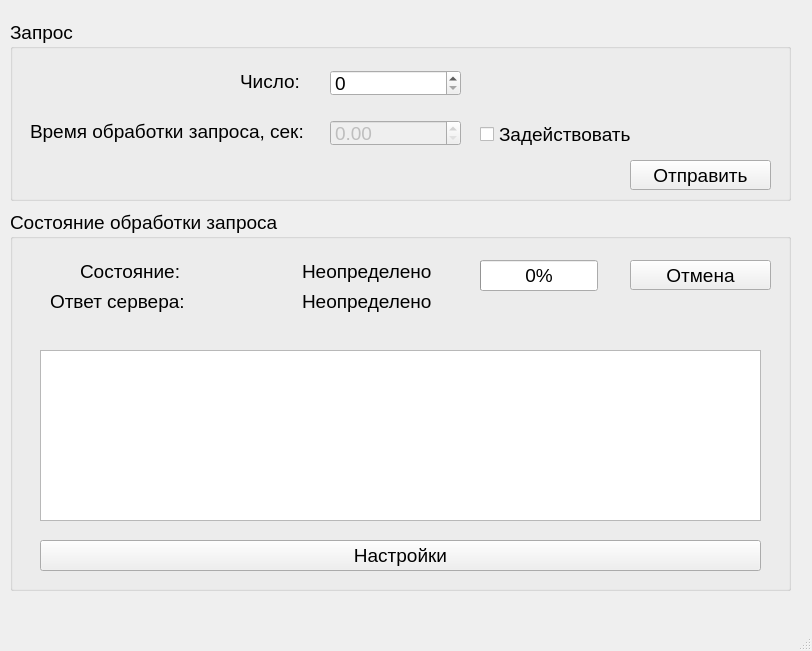
<?xml version="1.0" encoding="UTF-8"?>
<ui version="4.0">
 <class>MainWindow</class>
 <widget class="QMainWindow" name="MainWindow">
  <property name="geometry">
   <rect>
    <x>0</x>
    <y>0</y>
    <width>812</width>
    <height>651</height>
   </rect>
  </property>
  <property name="windowTitle">
   <string>Клиент</string>
  </property>
  <widget class="QWidget" name="centralwidget">
   <widget class="QGroupBox" name="requestGroupBox">
    <property name="geometry">
     <rect>
      <x>10</x>
      <y>20</y>
      <width>781</width>
      <height>181</height>
     </rect>
    </property>
    <property name="font">
     <font>
      <pointsize>14</pointsize>
     </font>
    </property>
    <property name="autoFillBackground">
     <bool>true</bool>
    </property>
    <property name="title">
     <string>Запрос</string>
    </property>
    <widget class="QSpinBox" name="requestSpinBox">
     <property name="geometry">
      <rect>
       <x>320</x>
       <y>50</y>
       <width>131</width>
       <height>26</height>
      </rect>
     </property>
     <property name="font">
      <font>
       <pointsize>14</pointsize>
      </font>
     </property>
    </widget>
    <widget class="QDoubleSpinBox" name="timeoutDoubleSpinBox">
     <property name="enabled">
      <bool>false</bool>
     </property>
     <property name="geometry">
      <rect>
       <x>320</x>
       <y>100</y>
       <width>131</width>
       <height>26</height>
      </rect>
     </property>
     <property name="font">
      <font>
       <pointsize>14</pointsize>
      </font>
     </property>
    </widget>
    <widget class="QLabel" name="label">
     <property name="geometry">
      <rect>
       <x>230</x>
       <y>50</y>
       <width>59</width>
       <height>22</height>
      </rect>
     </property>
     <property name="font">
      <font>
       <pointsize>14</pointsize>
      </font>
     </property>
     <property name="text">
      <string>Число:</string>
     </property>
    </widget>
    <widget class="QLabel" name="label_2">
     <property name="geometry">
      <rect>
       <x>20</x>
       <y>100</y>
       <width>281</width>
       <height>22</height>
      </rect>
     </property>
     <property name="font">
      <font>
       <pointsize>14</pointsize>
      </font>
     </property>
     <property name="text">
      <string>Время обработки запроса, сек:</string>
     </property>
    </widget>
    <widget class="QCheckBox" name="timeoutCheckBox">
     <property name="geometry">
      <rect>
       <x>470</x>
       <y>100</y>
       <width>171</width>
       <height>28</height>
      </rect>
     </property>
     <property name="font">
      <font>
       <pointsize>14</pointsize>
      </font>
     </property>
     <property name="text">
      <string>Задействовать</string>
     </property>
    </widget>
    <widget class="QPushButton" name="sendRequesPushButton">
     <property name="geometry">
      <rect>
       <x>620</x>
       <y>140</y>
       <width>141</width>
       <height>30</height>
      </rect>
     </property>
     <property name="font">
      <font>
       <pointsize>14</pointsize>
      </font>
     </property>
     <property name="text">
      <string>Отправить</string>
     </property>
    </widget>
   </widget>
   <widget class="QGroupBox" name="groupBox_2">
    <property name="geometry">
     <rect>
      <x>10</x>
      <y>210</y>
      <width>781</width>
      <height>381</height>
     </rect>
    </property>
    <property name="font">
     <font>
      <pointsize>14</pointsize>
     </font>
    </property>
    <property name="autoFillBackground">
     <bool>true</bool>
    </property>
    <property name="title">
     <string>Состояние обработки запроса </string>
    </property>
    <widget class="QLabel" name="label_3">
     <property name="geometry">
      <rect>
       <x>70</x>
       <y>50</y>
       <width>111</width>
       <height>22</height>
      </rect>
     </property>
     <property name="font">
      <font>
       <pointsize>14</pointsize>
      </font>
     </property>
     <property name="text">
      <string>Состояние:</string>
     </property>
    </widget>
    <widget class="QLabel" name="label_4">
     <property name="geometry">
      <rect>
       <x>40</x>
       <y>80</y>
       <width>151</width>
       <height>22</height>
      </rect>
     </property>
     <property name="font">
      <font>
       <pointsize>14</pointsize>
      </font>
     </property>
     <property name="text">
      <string>Ответ сервера:</string>
     </property>
    </widget>
    <widget class="QLabel" name="stateRequestLabel">
     <property name="geometry">
      <rect>
       <x>292</x>
       <y>50</y>
       <width>141</width>
       <height>22</height>
      </rect>
     </property>
     <property name="font">
      <font>
       <pointsize>14</pointsize>
      </font>
     </property>
     <property name="text">
      <string>Неопределено</string>
     </property>
    </widget>
    <widget class="QLabel" name="requestResultLabel">
     <property name="geometry">
      <rect>
       <x>292</x>
       <y>80</y>
       <width>141</width>
       <height>22</height>
      </rect>
     </property>
     <property name="font">
      <font>
       <pointsize>14</pointsize>
      </font>
     </property>
     <property name="text">
      <string>Неопределено</string>
     </property>
    </widget>
    <widget class="QPushButton" name="cancelRequestPushButton">
     <property name="geometry">
      <rect>
       <x>620</x>
       <y>50</y>
       <width>141</width>
       <height>30</height>
      </rect>
     </property>
     <property name="font">
      <font>
       <pointsize>14</pointsize>
      </font>
     </property>
     <property name="text">
      <string>Отмена</string>
     </property>
    </widget>
    <widget class="QPlainTextEdit" name="logsPlainTextEdit">
     <property name="geometry">
      <rect>
       <x>30</x>
       <y>140</y>
       <width>721</width>
       <height>171</height>
      </rect>
     </property>
     <property name="font">
      <font>
       <pointsize>14</pointsize>
      </font>
     </property>
     <property name="readOnly">
      <bool>true</bool>
     </property>
    </widget>
    <widget class="QPushButton" name="settingsPushButton">
     <property name="geometry">
      <rect>
       <x>30</x>
       <y>330</y>
       <width>721</width>
       <height>31</height>
      </rect>
     </property>
     <property name="font">
      <font>
       <pointsize>14</pointsize>
      </font>
     </property>
     <property name="text">
      <string>Настройки</string>
     </property>
    </widget>
    <widget class="QProgressBar" name="rquestProgressBar">
     <property name="geometry">
      <rect>
       <x>470</x>
       <y>50</y>
       <width>118</width>
       <height>31</height>
      </rect>
     </property>
     <property name="value">
      <number>0</number>
     </property>
    </widget>
   </widget>
  </widget>
  <widget class="QMenuBar" name="menubar">
   <property name="geometry">
    <rect>
     <x>0</x>
     <y>0</y>
     <width>812</width>
     <height>22</height>
    </rect>
   </property>
  </widget>
  <widget class="QStatusBar" name="statusbar"/>
 </widget>
 <resources/>
 <connections/>
</ui>
